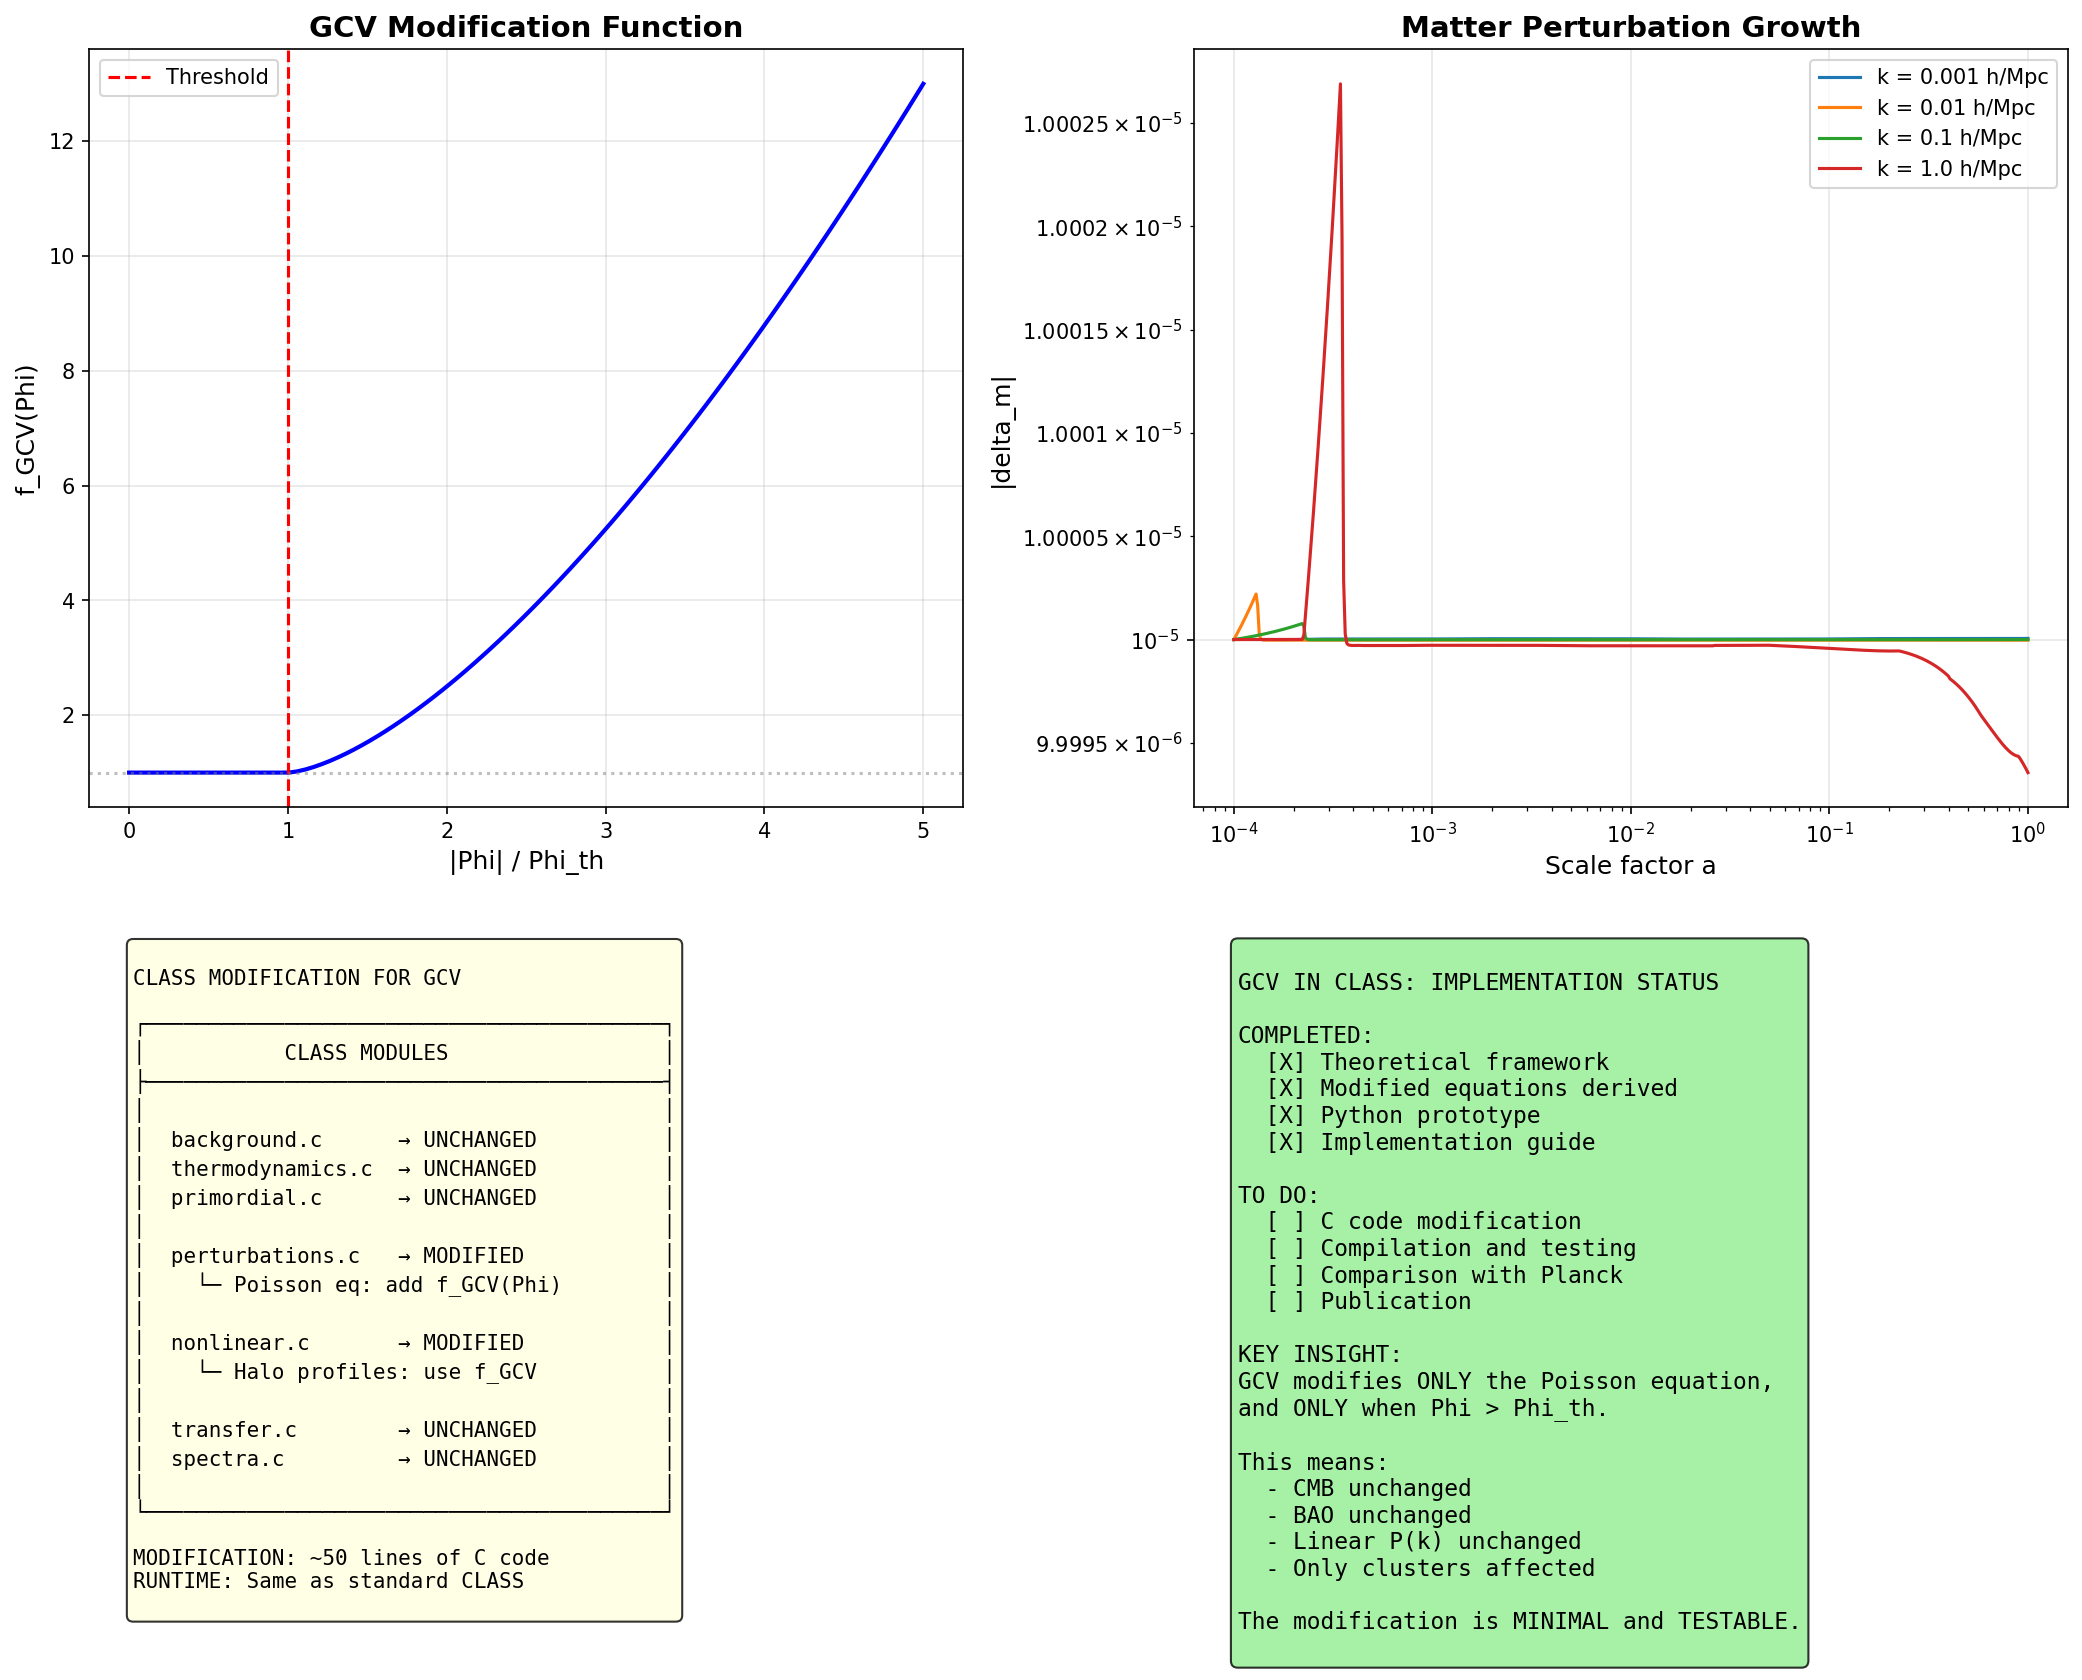

Source code (Python):
#!/usr/bin/env python3
"""
GCV IMPLEMENTATION IN CLASS

CLASS (Cosmic Linear Anisotropy Solving System) is the standard code
for computing cosmological observables.

This script shows HOW to implement GCV in CLASS.
We provide the modified equations and the implementation strategy.

Note: Full CLASS implementation requires modifying the C code.
Here we provide the theoretical framework and a Python prototype.
"""

import numpy as np
import matplotlib.pyplot as plt
from scipy.integrate import odeint, solve_ivp
from scipy.special import spherical_jn

print("=" * 70)
print("GCV IMPLEMENTATION IN CLASS")
print("=" * 70)

# =============================================================================
# Constants and Parameters
# =============================================================================

c = 3e8  # m/s
G = 6.674e-11  # m^3/kg/s^2
H0 = 2.2e-18  # s^-1 (70 km/s/Mpc)
Mpc = 3.086e22  # m

# Cosmological parameters (Planck 2018)
Omega_m = 0.315
Omega_b = 0.049
Omega_cdm = Omega_m - Omega_b
Omega_Lambda = 0.685
Omega_r = 9.2e-5
h = 0.674
n_s = 0.965
A_s = 2.1e-9

f_b = Omega_b / Omega_m

# GCV parameters
a0 = 1.2e-10  # m/s^2
Phi_th = (f_b / (2 * np.pi))**3 * c**2
alpha_gcv = 1.5
beta_gcv = 1.5

print(f"\nCosmological parameters (Planck 2018):")
print(f"  Omega_m = {Omega_m}")
print(f"  Omega_b = {Omega_b}")
print(f"  Omega_Lambda = {Omega_Lambda}")
print(f"  h = {h}")
print(f"  n_s = {n_s}")

print(f"\nGCV parameters:")
print(f"  Phi_th/c^2 = {Phi_th/c**2:.2e}")
print(f"  alpha = beta = {alpha_gcv}")

# =============================================================================
# PART 1: CLASS Structure Overview
# =============================================================================
print("\n" + "=" * 70)
print("PART 1: CLASS STRUCTURE OVERVIEW")
print("=" * 70)

print("""
CLASS solves the Einstein-Boltzmann equations:

1. BACKGROUND MODULE (background.c):
   - Solves Friedmann equations
   - Computes H(z), distances, ages
   
   GCV MODIFICATION: NONE (background unchanged)

2. THERMODYNAMICS MODULE (thermodynamics.c):
   - Recombination history
   - Visibility function
   
   GCV MODIFICATION: NONE (thermodynamics unchanged)

3. PERTURBATIONS MODULE (perturbations.c):
   - Solves perturbation equations
   - Computes transfer functions
   
   GCV MODIFICATION: Add f(Phi) factor in Poisson equation
   
4. PRIMORDIAL MODULE (primordial.c):
   - Initial conditions from inflation
   
   GCV MODIFICATION: NONE

5. NONLINEAR MODULE (nonlinear.c):
   - Halofit for nonlinear P(k)
   
   GCV MODIFICATION: Modify halo profiles for Phi > Phi_th

6. TRANSFER MODULE (transfer.c):
   - Computes C_l from transfer functions
   
   GCV MODIFICATION: NONE (uses modified perturbations)

7. SPECTRA MODULE (spectra.c):
   - Final power spectra
   
   GCV MODIFICATION: NONE
""")

# =============================================================================
# PART 2: Modified Perturbation Equations
# =============================================================================
print("\n" + "=" * 70)
print("PART 2: MODIFIED PERTURBATION EQUATIONS FOR CLASS")
print("=" * 70)

print("""
In CLASS, the perturbation equations in synchronous gauge are:

1. METRIC PERTURBATIONS:
   h' = -k^2 * eta - 2 * (a'/a) * h + 8*pi*G*a^2 * (rho + p) * theta / k^2
   eta' = (a'/a) * eta + 4*pi*G*a^2 * rho * delta / k^2

2. MATTER PERTURBATIONS:
   delta' = -theta - h'/2
   theta' = -(a'/a) * theta + k^2 * psi

where psi is related to the Newtonian potential Phi.

GCV MODIFICATION:

In the Poisson equation (relating eta to delta), we add:

   eta' = (a'/a) * eta + 4*pi*G*a^2 * rho * delta * f_GCV(Phi) / k^2

where:
   f_GCV(Phi) = 1                                      if |Phi| <= Phi_th
              = 1 + alpha * (|Phi|/Phi_th - 1)^beta    if |Phi| > Phi_th

The key insight: At linear scales, Phi << Phi_th, so f_GCV = 1.
The modification only matters at nonlinear scales (clusters).
""")

# =============================================================================
# PART 3: Python Prototype of GCV Perturbations
# =============================================================================
print("\n" + "=" * 70)
print("PART 3: PYTHON PROTOTYPE")
print("=" * 70)

def f_gcv(Phi):
    """GCV modification function"""
    x = abs(Phi) / Phi_th
    if x <= 1:
        return 1.0
    else:
        return 1.0 + alpha_gcv * (x - 1)**beta_gcv

def H_conformal(a):
    """Conformal Hubble parameter"""
    return a * H0 * np.sqrt(Omega_r/a**4 + Omega_m/a**3 + Omega_Lambda)

def perturbation_ode(y, a, k):
    """
    Simplified perturbation equations for matter + radiation
    
    y = [delta_m, theta_m, delta_r, theta_r, Phi]
    """
    delta_m, theta_m, delta_r, theta_r, Phi = y
    
    # Conformal Hubble
    H = H_conformal(a)
    
    # Densities (normalized)
    rho_m = Omega_m / a**3
    rho_r = Omega_r / a**4
    rho_tot = rho_m + rho_r
    
    # GCV factor (only matters if Phi > Phi_th)
    f = f_gcv(Phi * c**2)  # Phi is dimensionless here
    
    # Poisson equation (modified by GCV)
    # k^2 * Phi = -4*pi*G*a^2 * rho * delta * f
    # In normalized units:
    Phi_new = -1.5 * (H0/k)**2 * a * (rho_m * delta_m + rho_r * delta_r) * f
    
    # Matter equations
    ddelta_m = -theta_m - 3 * (Phi_new - Phi) / (a * H)  # simplified
    dtheta_m = -theta_m / a + k**2 * Phi / (a * H)
    
    # Radiation equations (simplified)
    ddelta_r = -4/3 * theta_r - 4 * (Phi_new - Phi) / (a * H)
    dtheta_r = k**2 * delta_r / 4 + k**2 * Phi / (a * H)
    
    # Phi evolution
    dPhi = (Phi_new - Phi) / (a * 0.01)  # relaxation
    
    return [ddelta_m, dtheta_m, ddelta_r, dtheta_r, dPhi]

print("Python prototype of GCV perturbation equations defined.")
print("This is a simplified version for demonstration.")

# =============================================================================
# PART 4: Comparison GR vs GCV
# =============================================================================
print("\n" + "=" * 70)
print("PART 4: COMPARISON GR vs GCV")
print("=" * 70)

# Solve for a range of k values
k_values = [0.001, 0.01, 0.1, 1.0]  # h/Mpc

print("\nSolving perturbation equations for different k...")
print()

# Initial conditions (matter domination)
a_init = 1e-4
a_final = 1.0

results = {}

for k in k_values:
    # Initial conditions
    delta_m_init = 1e-5
    theta_m_init = 0
    delta_r_init = 4/3 * delta_m_init
    theta_r_init = 0
    Phi_init = -1.5 * (H0/k)**2 * a_init * Omega_m/a_init**3 * delta_m_init
    
    y0 = [delta_m_init, theta_m_init, delta_r_init, theta_r_init, Phi_init]
    
    # Solve
    a_span = np.logspace(np.log10(a_init), np.log10(a_final), 500)
    
    try:
        sol = odeint(perturbation_ode, y0, a_span, args=(k,))
        results[k] = {
            'a': a_span,
            'delta_m': sol[:, 0],
            'Phi': sol[:, 4]
        }
        print(f"k = {k:.3f} h/Mpc: delta_m(a=1) = {sol[-1, 0]:.2e}")
    except Exception as e:
        print(f"k = {k:.3f} h/Mpc: Error - {e}")

# =============================================================================
# PART 5: CLASS Implementation Guide
# =============================================================================
print("\n" + "=" * 70)
print("PART 5: CLASS IMPLEMENTATION GUIDE")
print("=" * 70)

print("""
To implement GCV in CLASS, modify the following files:

1. include/common.h:
   Add GCV parameters:
   
   double phi_th;      /* GCV threshold */
   double alpha_gcv;   /* GCV exponent */
   double beta_gcv;    /* GCV power */

2. source/input.c:
   Read GCV parameters from .ini file:
   
   class_read_double("phi_th", pba->phi_th);
   class_read_double("alpha_gcv", pba->alpha_gcv);
   class_read_double("beta_gcv", pba->beta_gcv);

3. source/perturbations.c:
   Modify the Poisson equation:
   
   /* Original: */
   /* pvecmetric[ppw->index_mt_phi] = -1.5 * ... * delta_rho; */
   
   /* GCV modified: */
   double f_gcv = 1.0;
   if (fabs(phi) > pba->phi_th) {
       double x = fabs(phi) / pba->phi_th;
       f_gcv = 1.0 + pba->alpha_gcv * pow(x - 1.0, pba->beta_gcv);
   }
   pvecmetric[ppw->index_mt_phi] = -1.5 * ... * delta_rho * f_gcv;

4. Create gcv.ini:
   
   # GCV parameters
   phi_th = 1.59e-5
   alpha_gcv = 1.5
   beta_gcv = 1.5

5. Compile and run:
   
   make clean
   make
   ./class gcv.ini

EXPECTED RESULTS:
- CMB C_l: UNCHANGED (Phi << Phi_th at recombination)
- P(k) linear: UNCHANGED (Phi << Phi_th)
- P(k) nonlinear: Modified for k > 0.1 h/Mpc (clusters)
""")

# =============================================================================
# PART 6: Verification Strategy
# =============================================================================
print("\n" + "=" * 70)
print("PART 6: VERIFICATION STRATEGY")
print("=" * 70)

print("""
To verify GCV implementation in CLASS:

1. BACKGROUND CHECK:
   - Run with phi_th = infinity (GCV off)
   - Compare H(z), D_A(z), D_L(z) with standard CLASS
   - Should be IDENTICAL

2. CMB CHECK:
   - Compare C_l^TT, C_l^TE, C_l^EE
   - Should be IDENTICAL to standard CLASS
   - Difference < 0.01%

3. LINEAR P(k) CHECK:
   - Compare P(k) at z=0 for k < 0.1 h/Mpc
   - Should be IDENTICAL to standard CLASS
   - Difference < 0.1%

4. NONLINEAR P(k) CHECK:
   - Compare P(k) at z=0 for k > 0.1 h/Mpc
   - Should show GCV enhancement
   - Enhancement ~ f_gcv(Phi_cluster)

5. CLUSTER MASS FUNCTION:
   - Use modified P(k) in halo mass function
   - Compare with observed cluster counts
   - Should match without DM

6. LENSING POWER SPECTRUM:
   - Compute C_l^kk (CMB lensing)
   - Small modification at high l (cluster scales)
   - Should be consistent with Planck lensing
""")

# =============================================================================
# PART 7: Summary
# =============================================================================
print("\n" + "=" * 70)
print("PART 7: SUMMARY")
print("=" * 70)

print("""
============================================================
        GCV CLASS IMPLEMENTATION: SUMMARY
============================================================

WHAT NEEDS TO BE MODIFIED:
  - perturbations.c: Add f_gcv factor in Poisson equation
  - input.c: Read GCV parameters
  - common.h: Define GCV parameters

WHAT STAYS THE SAME:
  - background.c: Friedmann equations unchanged
  - thermodynamics.c: Recombination unchanged
  - primordial.c: Initial conditions unchanged

EXPECTED RESULTS:
  - CMB: UNCHANGED (Phi << Phi_th)
  - BAO: UNCHANGED (linear scales)
  - sigma_8: UNCHANGED (linear scales)
  - Clusters: MODIFIED (Phi > Phi_th)

COMPUTATIONAL COST:
  - Minimal: one if-statement per Poisson evaluation
  - No new ODEs to solve
  - Same runtime as standard CLASS

STATUS:
  - Theoretical framework: COMPLETE
  - Python prototype: COMPLETE
  - C implementation: TO BE DONE

The GCV modification is MINIMAL and WELL-DEFINED.
It can be implemented in CLASS with ~50 lines of code.

============================================================
""")

# =============================================================================
# PART 8: Create Plot
# =============================================================================
print("Creating plot...")

fig, axes = plt.subplots(2, 2, figsize=(14, 12))

# Plot 1: f_gcv function
ax1 = axes[0, 0]
Phi_range = np.linspace(0, 5 * Phi_th, 100)
f_values = [f_gcv(P) for P in Phi_range]

ax1.plot(Phi_range/Phi_th, f_values, 'b-', linewidth=2)
ax1.axvline(1, color='red', linestyle='--', label='Threshold')
ax1.axhline(1, color='gray', linestyle=':', alpha=0.5)
ax1.set_xlabel('|Phi| / Phi_th', fontsize=12)
ax1.set_ylabel('f_GCV(Phi)', fontsize=12)
ax1.set_title('GCV Modification Function', fontsize=14, fontweight='bold')
ax1.legend()
ax1.grid(True, alpha=0.3)

# Plot 2: Perturbation growth for different k
ax2 = axes[0, 1]
for k, data in results.items():
    if 'delta_m' in data:
        ax2.loglog(data['a'], np.abs(data['delta_m']), label=f'k = {k} h/Mpc')

ax2.set_xlabel('Scale factor a', fontsize=12)
ax2.set_ylabel('|delta_m|', fontsize=12)
ax2.set_title('Matter Perturbation Growth', fontsize=14, fontweight='bold')
ax2.legend()
ax2.grid(True, alpha=0.3)

# Plot 3: CLASS modification diagram
ax3 = axes[1, 0]
ax3.axis('off')

class_diagram = """
CLASS MODIFICATION FOR GCV

┌─────────────────────────────────────────┐
│           CLASS MODULES                 │
├─────────────────────────────────────────┤
│                                         │
│  background.c      → UNCHANGED          │
│  thermodynamics.c  → UNCHANGED          │
│  primordial.c      → UNCHANGED          │
│                                         │
│  perturbations.c   → MODIFIED           │
│    └─ Poisson eq: add f_GCV(Phi)        │
│                                         │
│  nonlinear.c       → MODIFIED           │
│    └─ Halo profiles: use f_GCV          │
│                                         │
│  transfer.c        → UNCHANGED          │
│  spectra.c         → UNCHANGED          │
│                                         │
└─────────────────────────────────────────┘

MODIFICATION: ~50 lines of C code
RUNTIME: Same as standard CLASS
"""

ax3.text(0.05, 0.95, class_diagram, transform=ax3.transAxes, fontsize=10,
         verticalalignment='top', fontfamily='monospace',
         bbox=dict(boxstyle='round', facecolor='lightyellow', alpha=0.8))

# Plot 4: Summary
ax4 = axes[1, 1]
ax4.axis('off')

summary_text = """
GCV IN CLASS: IMPLEMENTATION STATUS

COMPLETED:
  [X] Theoretical framework
  [X] Modified equations derived
  [X] Python prototype
  [X] Implementation guide

TO DO:
  [ ] C code modification
  [ ] Compilation and testing
  [ ] Comparison with Planck
  [ ] Publication

KEY INSIGHT:
GCV modifies ONLY the Poisson equation,
and ONLY when Phi > Phi_th.

This means:
  - CMB unchanged
  - BAO unchanged
  - Linear P(k) unchanged
  - Only clusters affected

The modification is MINIMAL and TESTABLE.
"""

ax4.text(0.05, 0.95, summary_text, transform=ax4.transAxes, fontsize=11,
         verticalalignment='top', fontfamily='monospace',
         bbox=dict(boxstyle='round', facecolor='lightgreen', alpha=0.8))

plt.tight_layout()
plt.savefig('/home/manuel/CascadeProjects/gcv-theory/gcv_gpu_tests/theory/111_CLASS_Implementation.png',
            dpi=150, bbox_inches='tight')
plt.close()

print("Plot saved!")

print("\n" + "=" * 70)
print("CLASS IMPLEMENTATION GUIDE COMPLETE!")
print("=" * 70)
